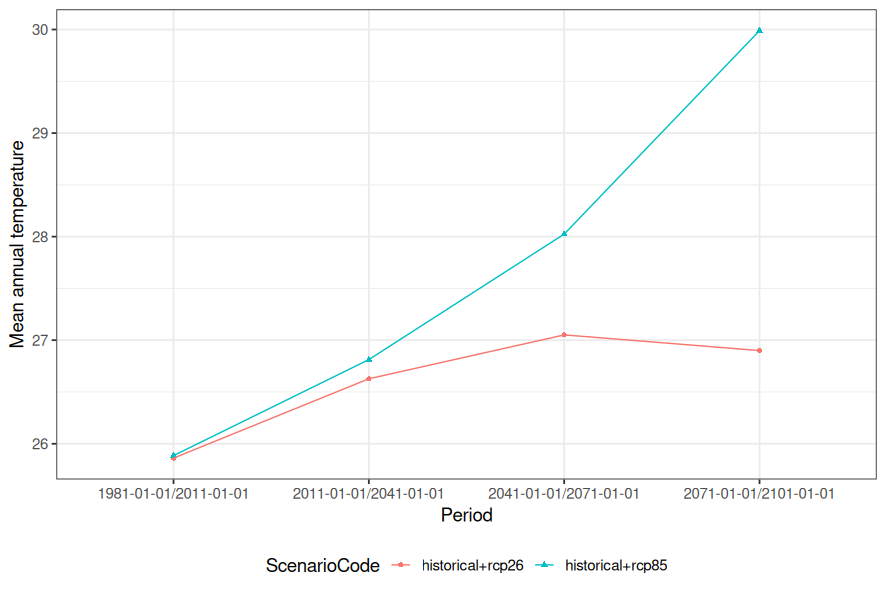

Reproduce this figure in R.
library(DBI)
library(RSQLite)
library(dplyr)
library(dbplyr)
library(ggplot2)

#Connect to database
db <- dbConnect(
  SQLite(),
  "outputs/KAPy_database.sqlite"
)
dat <- tbl(
  db,
  "View_EnsembleArealStatistics"
)

#Extract temperature data
temp <-
  dat %>%
  filter(
    IndicatorCode == "101",
    SeasonCode == "ann",
    StatisticTypeCode == "mean",
    Percentile == 50,
    Delta == 0
  ) %>%
  collect()

#Prepare data for plotting and plot
temp %>%
  ggplot(
    aes(
      x = TimeBinCode,
      y = Value,
      colour = ScenarioCode,
      shape = ScenarioCode,
      group = ScenarioCode
    )
  ) +
  geom_point() +
  geom_line() +
  theme_bw(base_size = 14) +
  theme(legend.position = "bottom") +
  labs(
    x = "Period",
    y = "Mean annual temperature"
  )
